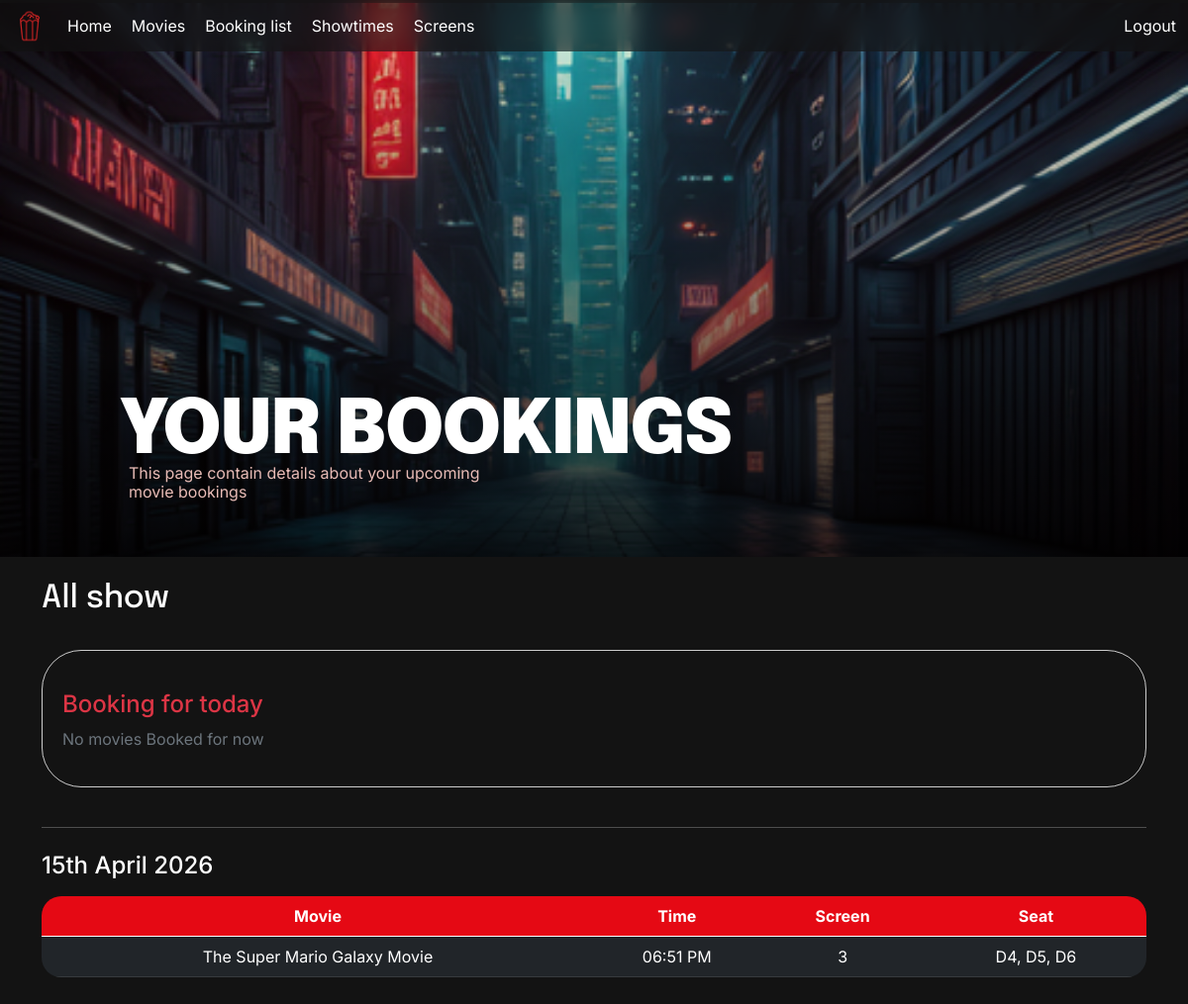
Page /my_bookings (signed in) on the committed database.
### models.py (models this page shows)
class Movie(db.Model):
    __tablename__ = 'movie'
    id = db.Column(db.Integer, primary_key=True)
    title = db.Column(db.String(200), nullable=False)
    genre = db.Column(db.String(100))
    duration_min = db.Column(db.Integer)          # in minutes
    language = db.Column(db.String(50))
    rating = db.Column(db.Float, default=0.0)     # aggregate rating
    poster_url = db.Column(db.String(500))
    showtimes = db.relationship('Showtime', backref='movie', lazy=True)
    reviews = db.relationship('Review', backref='movie', lazy=True)

class Showtime(db.Model):
    __tablename__ = 'showtime'
    id = db.Column(db.Integer, primary_key=True)
    movie_id = db.Column(db.Integer, db.ForeignKey('movie.id'), nullable=False)
    screen_id = db.Column(db.Integer, db.ForeignKey('screen.id'), nullable=False)
    show_time = db.Column(db.DateTime, nullable=False)
    price = db.Column(db.Float, nullable=False)
    bookings = db.relationship('Booking', backref='showtime', lazy=True)

class Screen(db.Model):
    __tablename__ = 'screen'
    id = db.Column(db.Integer, primary_key=True)
    name = db.Column(db.String(50), nullable=False, unique=True)
    seats = db.relationship('Seat', backref='screen', lazy=True)
    showtimes = db.relationship('Showtime', backref='screen', lazy=True)

### app.py (the view)
@app.route('/my_bookings', methods=['GET', 'POST'])
def my_bookings():
    bookings = Booking.query.filter_by(user_id=current_user.id).order_by(Booking.booked_at.desc()).all()
    grouped = defaultdict(list)
    now_showing = []
    now = datetime.now()
    for booking in bookings:
        showtime = Showtime.query.get(booking.showtime_id)
        movie = Movie.query.get(showtime.movie_id)
        end_time = showtime.show_time + timedelta(minutes=movie.duration_min)
        booking_seats = BookingSeat.query.filter_by(booking_id=booking.id).all()
        seat_names = []
        for bs in booking_seats:
            seat = Seat.query.get(bs.seat_id)
            if seat:
                seat_names.append(f"{seat.row}{seat.number}")
        formatted_seats = ", ".join(seat_names)
        booking_info = {
            'booking': booking,
            'showtime': showtime,
            'movie': movie,
            'seats': formatted_seats,
            'screen': Screen.query.get(showtime.screen_id)
        }
        date_key = showtime.show_time.date()
        grouped[date_key].append(booking_info)
        if showtime.show_time.date() == now.date():
            now_showing.append(booking_info)
    return render_template(
        'my_bookings.html',
        grouped=grouped,
        now_showing=now_showing
    )

### app.py (called while the page is built)
@login_manager.user_loader
def load_user(user_id):
    return User.query.get(int(user_id))

@app.context_processor
def inject_user():
    return dict(current_user = current_user, request = request)

def format_date_with_suffix(value):
    if isinstance(value, str):
        try:
            date_obj = datetime.strptime(value, '%Y-%m-%d')
        except ValueError:
            return value
    else:
        date_obj = value
    day = date_obj.day
    if 11 <= day <= 13:
        suffix = 'th'
    else:
        suffix = {1: 'st', 2: 'nd', 3: 'rd'}.get(day % 10, 'th')
    return f"{day}{suffix} {date_obj.strftime('%B %Y')}"

### templates/my_bookings.html
{% extends "0base.html" %}
{% block content %}
    <div class = "bg-showtime" style="margin-top: -75px; height: 70vh;">
        <div class="para-home" style = "width: 80vw;">
            <h1 style="max-width: 700px; margin-bottom: 0px;">YOUR BOOKINGS</h1>
            <p style="width: 40%; line-height: 1.2; padding-left: 10px;"> This page contain details about your upcoming movie bookings</p>
    </div>
    </div>
<div class="container" >
<div class="d-flex justify-content-between mb-4 mt-4">
    <h2 class="text-white">All show</h2>
</div>
<div style="border: 1px solid #ccc; border-radius: 40px; padding: 20px; padding-top: 40px;">
<h4 class="text-danger mb-2">Booking for today</h3>
{% if now_showing %}
    <div class="mb-4">
        {% for item in now_showing %}
        <div class="p-2 border-bottom">
            🎬 {{ item.movie.title }} | Screen {{ item.screen.name }} | Time: {{ item.showtime.show_time.strftime('%I:%M %p') }} | Seats: {{ item.seats }}
        </div>
        {% endfor %}
    </div>
{% else %}
    <p class="text-muted">No movies Booked for now</p>
{% endif %}
</div>
<hr class="mb-4" style="margin-top: 40px;">
{% for date, items in grouped.items() %}
<div class="mb-5">
    <h4 class="mb-3">{{ date | date_suffix }}</h4>
    <div class="table-responsive" style="border-radius: 20px; ">
        <table class="table table-dark table-hover align-middle mb-0">
            <thead>
                <tr>
                    <th style="width:50%; color: white; background-color: #E50914;">Movie</th>
                    <th style="width:15%; color: white; background-color: #E50914;">Time</th>
                    <th style="width:15%; color: white; background-color: #E50914;">Screen</th>
                    <th style="width:20%; color: white; background-color: #E50914;">Seat</th>
                </tr>
            </thead>
            <tbody>
                {% for item in items %}
                <tr>
                    <td>{{ item.movie.title }}</td>
                    <td>{{ item.showtime.show_time.strftime('%I:%M %p') }}</td>
                    <td>{{ item.screen.name }}</td>
                    <td>{{ item.seats }}</td>
                </tr>
                {% endfor %}
            </tbody>
        </table>
    </div>
</div>
{% endfor %}
</div>
{% endblock %}

### static/styles.css (style rules this page uses)
* { color: #FFF; font-family: 'Inter', sans-serif; }
p { font-family: 'Inter', sans-serif; color: #E9BCB6; }
table { text-align: center; }
.d-flex { display: flex; align-items: center; justify-content: space-between; }
h1, h2, h3, h4, h5, h6 { font-family: "inter", sans-serif; }
h1 { font-family: "Epilogue", sans-serif; font-size: 76px !important; font-style: normal !important; font-weight: 900 !important; line-height: 4rem !important; letter-spacing: -0.02em !important; }
h2 { font-family:"Epilogue", sans-serif; font-weight: 900; }
.bg-showtime { display: flex; flex-direction: column; align-items: center; justify-content: center; background: linear-gradient(to top, rgba(0, 0, 0, 0.8), rgba(0, 0, 0, 0)), url('/static/images/bg2.png') center/cover no-repeat; }
.para-home { display: flex; flex-direction: column; align-items: flex-start; justify-content: flex-end; height: 80vh; margin: 40px; }

### rows in the picture
Movie: movie "The Super Mario Galaxy Movie"
Showtime: showtime.show_time "06:51 PM"
Screen: screen.name "3"

### other values in the picture
{{ date | date_suffix }} "15th April 2026"
{{ item.seats }} "D4, D5, D6"
